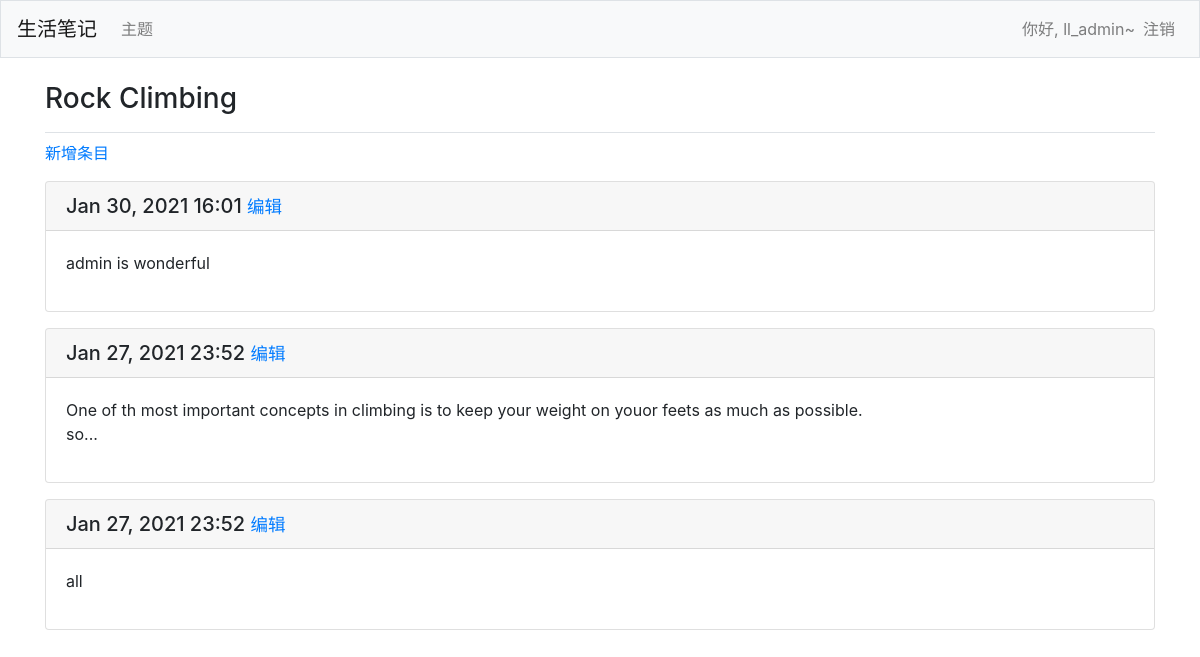
The page /topics/2/ (signed in) on the database its author committed.
### learning_logs/models.py (models this page shows, shortened)
class Topic(models.Model):
    text=models.CharField(max_length=200)#文本
    date_added=models.DateTimeField(auto_now_add=True)#自动设置当前日期和时间
    owner = models.ForeignKey(User, on_delete=models.CASCADE)
    def __str__(self):
        return self.text

class Enrty(models.Model):
    topic=models.ForeignKey(Topic, on_delete=models.CASCADE)
    text = models.TextField()
    date_added=models.DateTimeField(auto_now_add=True)
    class  Meta:
        verbose_name_plural='entries'

### learning_logs/views.py (the view)
# urls.py: path('topics/<int:topic_id>/', views.topic, name='topic'),#topic_id的数值来自于topics中的遍历取id值
@login_required
def topic(request, topic_id):
    topic = get_object_or_404(Topic, id=topic_id)
    if topic.owner != request.user:
        raise Http404
    entries = topic.enrty_set.order_by('-date_added')
    context = {'topic': topic, 'entries':entries}
    return render(request, 'learning_logs/topic.html', context)

### learning_logs/templates/learning_logs/topic.html
{% extends 'learning_logs/base.html' %}
{%block page_header%}
  <h3>{{topic}}</h3>
{%endblock page_header%}
{%block content%}
  <p>
    <a href="{%url 'learning_logs:new_entry' topic.id%}">新增条目</a>
  </p>
  {%for entry in entries%}
    <div class='card mb-3'>
	  <h5 class='card-header'>
	    {{entry.date_added|date:'M d, Y H:i'}}
	    <small><a href="{%url 'learning_logs:edit_entry' entry.id%}">编辑</a></small>
	  </h5>
      <div class='card-body'>
	    {{entry.text|linebreaks}}
	  </div>
    </div>
  {%empty%}
    <p>当前主题无任何条目。</p>
  {%endfor%}
{%endblock content%}

### learning_logs/templates/learning_logs/base.html (shortened to what this page needs)
{%load bootstrap4%}
<!doctype html>
<html lang='en'>
<head>
  {%bootstrap_css%}
</head>
<body>
  <nav class='navbar navbar-expand-md navbar-light bg-light mb-4 border'>
    <a href="{%url 'learning_logs:index'%}" class='navbar-brand'>生活笔记</a>
    <div class='collapse navbar-collapse' id='navbarCollapse'>
      <ul class='navbar-nav mr-auto'>
	    <li class='nav-item'>
	      <a class='nav-link' href="{%url 'learning_logs:topics'%}">主题</a></li>
	  </ul>
	  <ul class='navbar-nav ml-auto'>
	    {%if user.is_authenticated%}
	    <li class='nav-item'>
	      <span class='navbar-text'>你好, {{user.username}}~ </span></li>
	    <li class='nav-item'>
	      <a class='nav-link' href="{%url 'users:logout'%}">注销</a></li>
        {%else%}
	    <li class='nav-item'>
	      <a class='nav-link' href="{%url 'users:register'%}">注册</a></li>
	    <li class='nav-item'>
	      <a class='nav-link' href="{%url 'users:login'%}">登录</a></li>
    {%endif%}
	  </ul>
    </div>
  </nav>
  <main role='main' class='container'>
    <div class='pb-2 mb-2 border-bottom'>
	  {%block page_header%}{%endblock page_header%}
	</div>
	<div>
	  {%block content%}{%endblock content%}
	</div>
  </main>
</body>
</html>

### rows shown on the page
Topic: text "Rock Climbing"
Enrty: date_added "Jan 30, 2021 16:01", text "admin is wonderful"
Enrty: date_added "Jan 27, 2021 23:52", text "One of th most important concepts in climbing is to keep your weight on youor feets as much as possible. so..."
Enrty: date_added "Jan 27, 2021 23:52", text "all"

### other values the page prints
{{ user.username }} "ll_admin"
